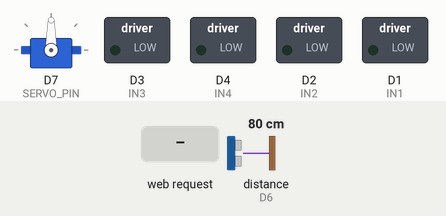
Recording of a sketch running on a simulated ESP8266 (NodeMCU). Shown: servo, switched loads named in the sketch (green lamp = pin HIGH). The test bench sets the inputs (shaded band); at power-on: distance to the obstacle (sensor on D6) 80 cm. The echo pulse lasts 58.3 µs per cm; WiFi joins after 1.5 s; servers stay silent unless stated; pins used as bus, display or sensor lines are not drawn; what the sketch prints to the serial monitor is not drawn.

Above: at 2.7 s.
2.8 s: HTTP request GET /forward received
At 3.9 s:
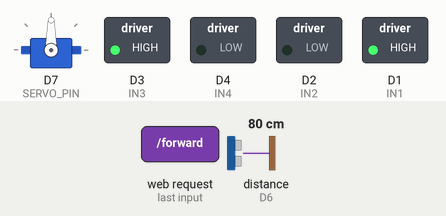
4.3 s: HTTP request GET /backward received
At 5.1 s:
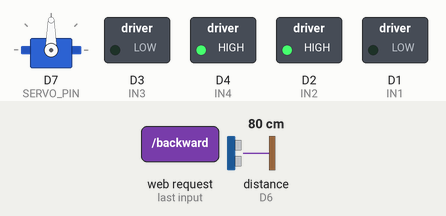
5.8 s: HTTP request GET /left received
At 6.2 s:
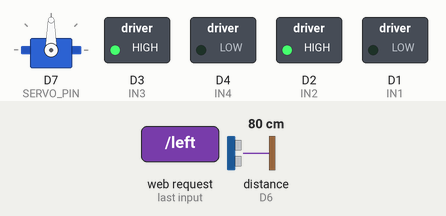
7.3 s: HTTP request GET /right received
At 8.5 s:
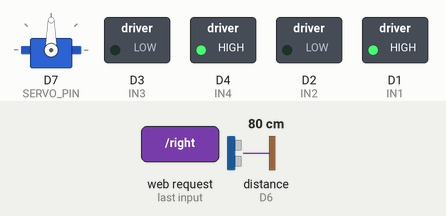
8.8 s: HTTP request GET /stop received
At 9.7 s:
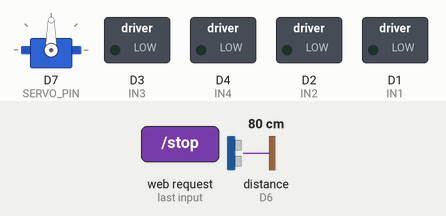
10.3 s: HTTP request GET /autoon received
At 11.0 s:
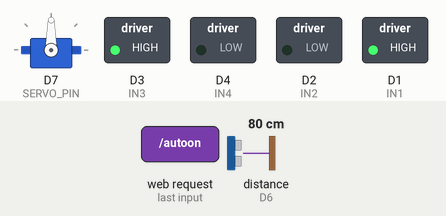
Timing chart, 0 to 12.8 s (numbered marks = the images above; inputs shaded):
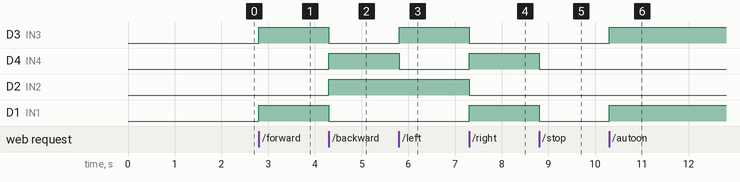

Measured:
- after the input at 2.8 s, D3 (IN3), D1 (IN1): LOW → HIGH at once
- after the input at 4.3 s, D3 (IN3), D1 (IN1): HIGH → LOW at once; D4 (IN4), D2 (IN2): LOW → HIGH at once
- after the input at 5.8 s, D3 (IN3): LOW → HIGH at once; D4 (IN4): HIGH → LOW at once
- after the input at 7.3 s, D3 (IN3), D2 (IN2): HIGH → LOW at once; D4 (IN4), D1 (IN1): LOW → HIGH at once
- after the input at 8.8 s, D4 (IN4), D1 (IN1): HIGH → LOW at once
- after the input at 10.3 s, D3 (IN3), D1 (IN1): LOW → HIGH at once

The sketch:

control_moves.ino
```cpp
#include <ESP8266WiFi.h>
#include <ESP8266WebServer.h>
#include <Servo.h>

const char* ssid = "STARK NETWORKS";
const char* password = "Vinod630211";

ESP8266WebServer server(80);
Servo headServo;

// Motor pins
const uint8_t IN1 = D1;
const uint8_t IN2 = D2;
const uint8_t IN3 = D3;
const uint8_t IN4 = D4;

// Ultrasonic pins
const uint8_t TRIG = D5;
const uint8_t ECHO = D6;

// Servo pin
const uint8_t SERVO_PIN = D7;

// Control vars
bool autonomous = false;
unsigned long lastAutoCheck = 0;
const unsigned long AUTO_INTERVAL = 200;

void setup() {
  Serial.begin(115200);

  pinMode(IN1, OUTPUT); pinMode(IN2, OUTPUT);
  pinMode(IN3, OUTPUT); pinMode(IN4, OUTPUT);
  stopMotors();

  pinMode(TRIG, OUTPUT);
  pinMode(ECHO, INPUT);

  headServo.attach(SERVO_PIN);
  headServo.write(90); // center

  WiFi.begin(ssid, password);
  while (WiFi.status() != WL_CONNECTED) {
    delay(300); Serial.print(".");
  }
  Serial.print("IP: "); Serial.println(WiFi.localIP());

  // Routes
  server.on("/", handleRoot);
  server.on("/forward", [](){ forward(); server.send(200,"text/plain","OK"); });
  server.on("/backward", [](){ backward(); server.send(200,"text/plain","OK"); });
  server.on("/left", [](){ left(); server.send(200,"text/plain","OK"); });
  server.on("/right", [](){ right(); server.send(200,"text/plain","OK"); });
  server.on("/stop", [](){ stopMotors(); server.send(200,"text/plain","OK"); });
  server.on("/autoon", [](){ autonomous=true; server.send(200,"text/plain","AUTO ON"); });
  server.on("/autooff", [](){ autonomous=false; server.send(200,"text/plain","AUTO OFF"); });
  server.on("/telemetry", handleTelemetry);

  server.begin();
}

void loop() {
  server.handleClient();
  unsigned long now = millis();
  if (autonomous && (now - lastAutoCheck >= AUTO_INTERVAL)) {
    lastAutoCheck = now;
    autonomousStep();
  }
}

void handleRoot() {
  String html = "<!DOCTYPE html><html><head><meta name='viewport' content='width=device-width, initial-scale=1'><title>Robot</title></head><body>";
  html += "<h2>Robot Control</h2>";
  html += "<button onclick=\"fetch('/forward')\">Forward</button> ";
  html += "<button onclick=\"fetch('/left')\">Left</button> ";
  html += "<button onclick=\"fetch('/stop')\">Stop</button> ";
  html += "<button onclick=\"fetch('/right')\">Right</button> ";
  html += "<button onclick=\"fetch('/backward')\">Backward</button><br><br>";
  html += "<button onclick=\"fetch('/autoon')\">Auto ON</button> ";
  html += "<button onclick=\"fetch('/autooff')\">Auto OFF</button><hr>";
  html += "<h3>Telemetry</h3><div id='tele'>loading...</div>";
  html += "<script>setInterval(async()=>{let r=await fetch('/telemetry'); let j=await r.json(); document.getElementById('tele').innerText = JSON.stringify(j);},1000);</script>";
  html += "</body></html>";
  server.send(200, "text/html", html);
}

void handleTelemetry() {
  int dist = readDistance();
  String json = "{\"distance\":";
  json += String(dist);
  json += ",\"autonomous\":" + String(autonomous ? "1":"0") + "}";
  server.send(200, "application/json", json);
}

void autonomousStep() {
  int dist = readDistance();
  if (dist > 0 && dist <= 20) {
    stopMotors();
    delay(200);

    // Scan left
    headServo.write(150);
    delay(400);
    int leftDist = readDistance();

    // Scan right
    headServo.write(30);
    delay(400);
    int rightDist = readDistance();

    // Center head again
    headServo.write(90);

    // Decide direction
    if (leftDist > rightDist) {
      left();
      delay(400);
    } else {
      right();
      delay(400);
    }
    stopMotors();
  } else {
    forward();
  }
}

// ---------- Helpers ----------
int readDistance() {
  digitalWrite(TRIG, LOW);
  delayMicroseconds(4);
  digitalWrite(TRIG, HIGH);
  delayMicroseconds(10);
  digitalWrite(TRIG, LOW);
  long duration = pulseIn(ECHO, HIGH, 25000);
  if (duration == 0) return -1;
  return duration / 29 / 2;
}

void forward() {
  digitalWrite(IN1,HIGH); digitalWrite(IN2,LOW);
  digitalWrite(IN3,HIGH); digitalWrite(IN4,LOW);
}
void backward() {
  digitalWrite(IN1,LOW); digitalWrite(IN2,HIGH);
  digitalWrite(IN3,LOW); digitalWrite(IN4,HIGH);
}
void left() {
  digitalWrite(IN1,LOW); digitalWrite(IN2,HIGH);
  digitalWrite(IN3,HIGH); digitalWrite(IN4,LOW);
}
void right() {
  digitalWrite(IN1,HIGH); digitalWrite(IN2,LOW);
  digitalWrite(IN3,LOW); digitalWrite(IN4,HIGH);
}
void stopMotors() {
  digitalWrite(IN1,LOW); digitalWrite(IN2,LOW);
  digitalWrite(IN3,LOW); digitalWrite(IN4,LOW);
}
```
